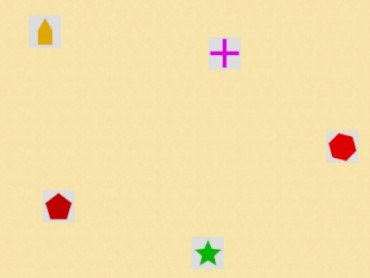
#> input picture Leo/media/missao-shapes.jpg, 370 x 278 px, found by its file name
$ python shapeDetection.py
#> lines starting #> are read from the running program, lines starting #| are printed output that depends on the picture; after the words box and inside, x2 and y2 are one past the last pixel; in counts of white or black regions, pixels touching at a corner belong together
import cv2 as cv

target_width, target_height = 500, 500
img = cv.imread('Leo\media\missao-shapes.jpg')
#> img is the input picture: shape (278, 370, 3); mean B, G, R 169.1, 224.5, 244.8
img = cv.resize(img, (target_width, target_height), interpolation=cv.INTER_AREA)
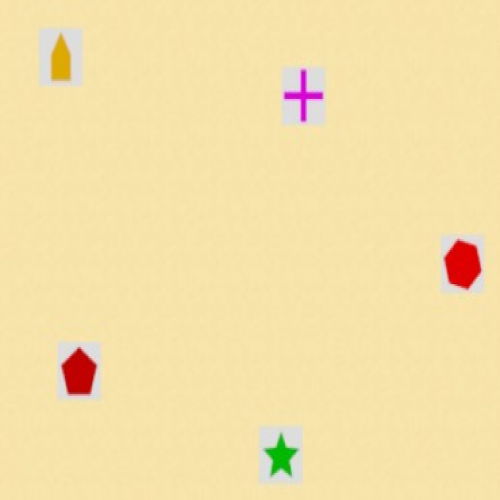
#> img: shape (500, 500, 3); mean B, G, R 169, 224.4, 244.8

gray = cv.cvtColor(img, cv.COLOR_BGR2GRAY)
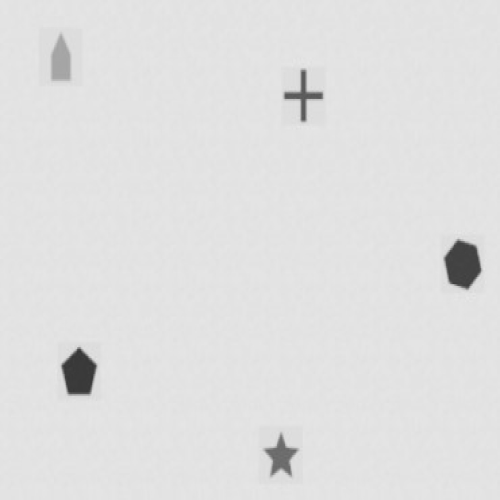
#> gray: shape (500, 500); min 52, max 231, mean 224.2
_, thresh = cv.threshold(gray, 220, 255, cv.THRESH_BINARY)
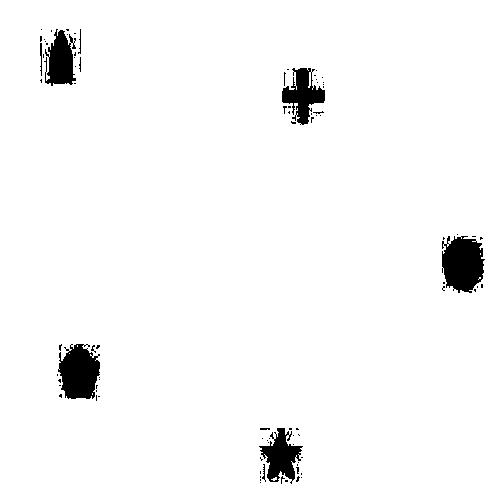
#> thresh: shape (500, 500); 96.9% white; 89 black regions (81 under 20 px)
contours, hierarchy = cv.findContours(thresh, cv.RETR_TREE, cv.CHAIN_APPROX_SIMPLE)
#> contours = 129 contours, 102 with area under 20; largest, box (x1, y1, x2, y2) and area: (0, 0, 500, 500) 249001, (441, 235, 486, 294) 1958, (57, 343, 101, 400) 1806, (281, 67, 326, 126) 1354, (258, 427, 304, 483) 1330
for i, contour in enumerate(contours):
    if i == 0: # Ignore the first contour (the whole image)
        continue

    # Approximate the shape we want
    epsilon = 0.01*cv.arcLength(contour, True)
    approx = cv.approxPolyDP(contour, epsilon, True)


    cv.drawContours(img, contour, -1, (255,255,0), 3)
    # Coordinates of the contour
    x,y,w,h = cv.boundingRect(approx)
    x_mid = int(x)
    y_mid = int(y+30)

    coords = (x_mid, y_mid)
    colour = (255,0,0)
    font = cv.FONT_HERSHEY_DUPLEX
    font_scale = 0.9
    font_thickness = 2

    # Recognize the shape based on amount of corners
    if len(approx) == 3:
        cv.putText(img, "Triangulo", coords, font, font_scale, colour, font_thickness)
    elif len(approx) == 4:
        cv.putText(img, "Quadrilatero", coords, font, font_scale, colour, font_thickness)
    elif len(approx) == 5:
        cv.putText(img, "Pentagono", coords, font, font_scale, colour, font_thickness)
    elif len(approx) == 6:
        cv.putText(img, "Hexagono", coords, font, font_scale, colour, font_thickness)
    elif len(approx) == 10:
        cv.putText(img, "Estrela", coords, font, font_scale, colour, font_thickness)
    elif len(approx) == 12:
        cv.putText(img, "Cruz", coords, font, font_scale, colour, font_thickness)
    else:
        cv.putText(img, "Circulo", coords, font, font_scale, colour, font_thickness)
#> this loop made 129 passes
#> (epsilon, x, y, w, h, x_mid, y_mid) on passes 3, 4, 5, 6, 8, 9, 10, 11, 12, 13, 14, 15: (0.105, 289, 480, 4, 5, 289, 510), (0.117, 284, 479, 5, 4, 284, 509), (0.0766, 264, 479, 3, 4, 264, 509), (0.0766, 259, 478, 3, 4, 259, 508), (0.187, 295, 475, 6, 8, 295, 505), (0.239, 280, 475, 6, 10, 280, 505), (0.0766, 259, 475, 3, 4, 259, 505), (0.0766, 300, 472, 3, 4, 300, 502), (0.0966, 259, 470, 3, 5, 259, 500), (0.219, 295, 466, 5, 9, 295, 496), (0.0766, 296, 463, 3, 4, 296, 493), (0.426, 261, 463, 5, 18, 261, 493)
#> (epsilon, approx, x, y, w, h, x_mid, y_mid) on passes 2, 7, 16, 20, 21, 22: (0.0566, [[259, 482], [260, 481], [261, 482], [260, 483]], 259, 481, 3, 3, 259, 511), (0.0566, [[300, 477], [301, 476], [302, 477], [301, 478]], 300, 476, 3, 3, 300, 506), (0.0566, [[297, 462], [298, 461], [299, 462], [298, 463]], 297, 461, 3, 3, 297, 491), (0.0566, [[292, 444], [293, 443], [294, 444], [293, 445]], 292, 443, 3, 3, 292, 473), (0.0566, [[267, 442], [268, 441], [269, 442], [268, 443]], 267, 441, 3, 3, 267, 471), (0.0566, [[266, 440], [267, 439], [268, 440], [267, 441]], 266, 439, 3, 3, 266, 469)
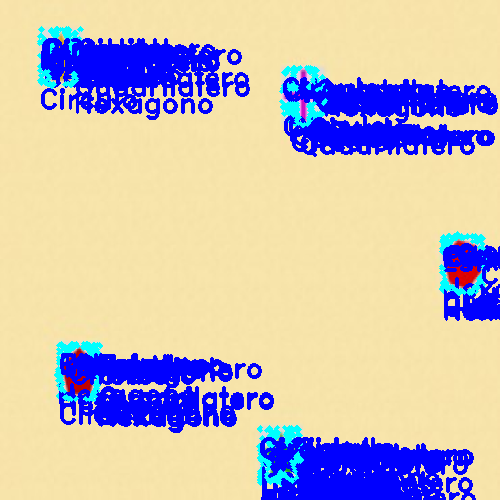
#> img: shape (500, 500, 3); 19.89% of pixels changed, all inside (x1, y1, x2, y2) = (37, 26, 500, 500)

cv.imshow('Shape', img)
cv.waitKey(0)
